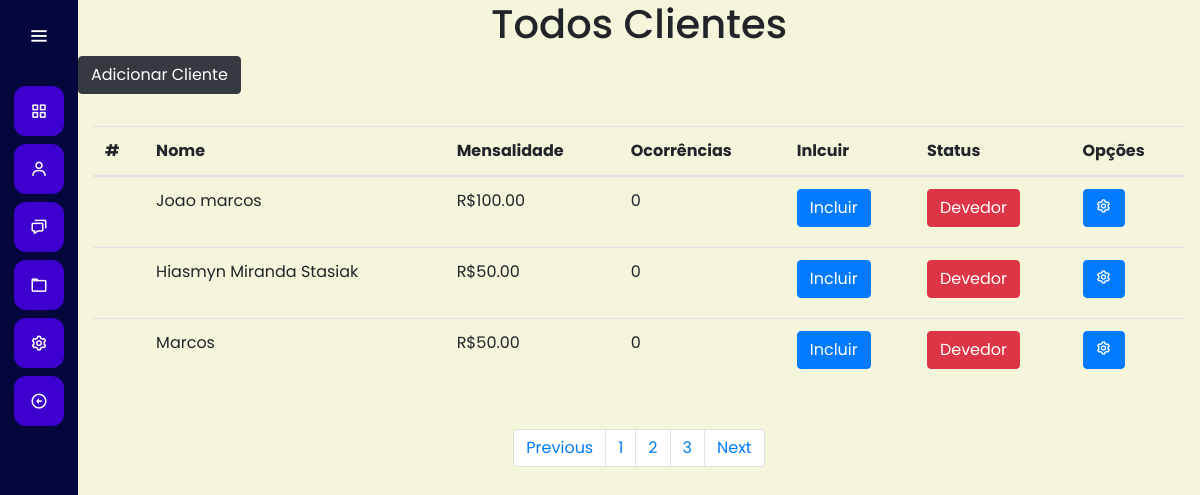
The app's page /todos_clientes, older data.
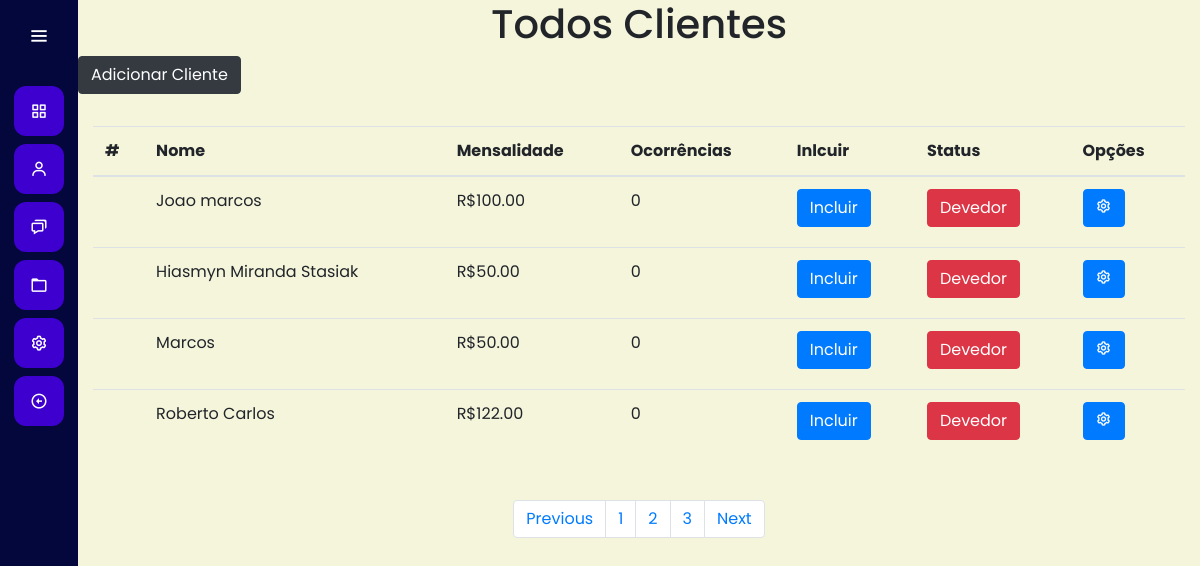
The same page, newer data.
### app/models/clientes.py (models this page shows)
class Clientes(db.Model):
    id_client = db.Column(db.Integer, primary_key=True)
    name_cliente= db.Column(db.String(255))
    endereco = db.Column(db.String(150), nullable=False)
    bairro = db.Column(db.String(150))
    cidade = db.Column(db.String(150))
    email = db.Column(db.String(150))
    mensalidade = db.Column(db.Float())
    ocorrencias = db.Column(db.Integer, db.ForeignKey('ocorrencias.id_ocr'))
    pagamento = db.Column(db.Integer, db.ForeignKey('pagamentos.id_pag'))

### app/views/client/clientes.py (the view)
@app.route("/todos_clientes")
def todos_clientes():
    result = Clientes.query.all()
    return render_template("cadastro/todos_clientes.html", result = result)

### app/templates/cadastro/todos_clientes.html (shortened to what this page needs)
{% extends "base.html" %}
{% block dashboard %}
<div>
    <h1 align="center"> Todos Clientes</h1>
    <a href="{{url_for('clientes')}}"><button class="btn btn-dark mb-2">Adicionar Cliente</button></a>
    <div class="container">
      <br>
        <table class="table">
            <thead>
              <tr>
                <th scope="col">#</th>
                <th scope="col">Nome</th>
                <th scope="col">Mensalidade</th>
                <th scope="col">Ocorrências</th>
                <th scope="col">Inlcuir</th>
                <th scope="col">Status</th>
                <th scope="col">Opções</th>
              </tr>
            </thead>
            <tbody>
              {% for clientes in result %}
                <tr>
                  <th scope="row">{{clientes.id_cliente}}</th>
                  <td>{{clientes.name_cliente}}</td>
                  <td>R${{clientes.mensalidade}}0</td>
                  <td>{{clientes.ocorrencias}}</td>
                  <td><button id="btn-modal" class="btn btn-primary mb-2">Incluir</button></td>
                  <td><button class="btn btn-danger">Devedor</button></td>
                  <td><button class="btn btn-primary"><i class='bx bx-cog'></i></button></td>
                </tr>
              {% endfor %}
            </tbody>
          </table>
    </div>
    <br>
    <nav aria-label="Page navigation">
      <ul class="pagination">
        <li class="page-item"><a class="page-link" href="#">Previous</a></li>
        <li class="page-item"><a class="page-link" href="#">1</a></li>
        <li class="page-item"><a class="page-link" href="#">2</a></li>
        <li class="page-item"><a class="page-link" href="#">3</a></li>
        <li class="page-item"><a class="page-link" href="#">Next</a></li>
      </ul>
    </nav>
</div>
{% endblock %}

Row changes from the older to the newer data that the page shows:
added Clientes: name_cliente "Roberto Carlos", mensalidade "122.0", ocorrencias "0"
